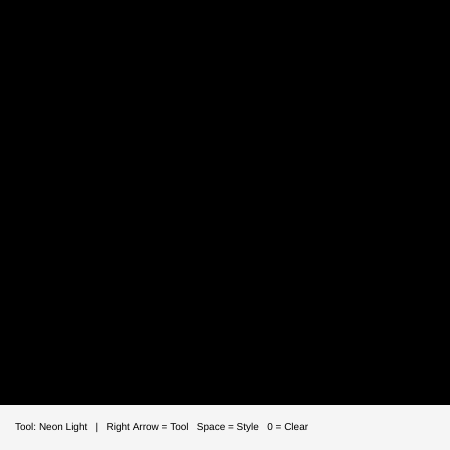
Frame 1 (no input)
Frame 60 (no input): identical to frame 1, image omitted
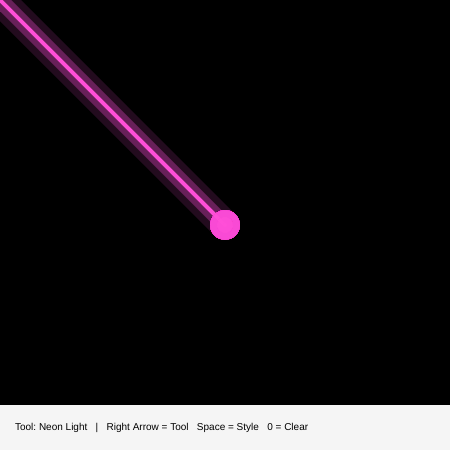
Frame 120 (the mouse pressed at the canvas centre since frame 60)

The p5.js sketch that drew these frames (run headless with seeded random() and noise() and a simulated clock; from frame 60 on, the mouse is pressed at the canvas centre):

// p5.js sketch
// ── sketch.js
//EXPERIMENT 2-Mouse driven painting

let paintLayer;
let toolIndex = 0;
let colorIndex = 0;
let bottomBarHeight = 45;
let brushRadius = 15;

//tools and color settings
let tools = ["Neon Light", "Water Color", "Spray Paint", "Star Brush"];
let colors = ["#ff4fd8", "#00bfff", "#9b5de5", "#ffd700", "#39ff14"];
let toolStartColors = [0, 1, 2, 3];

//create canva and drawing layer
function setup() {
  createCanvas(450, 450);
  paintLayer = createGraphics(width, height - bottomBarHeight);
  paintLayer.background(0);
  textFont("Arial");
}

function draw() {
  background(255);
  image(paintLayer, 0, 0);
  drawBottomBar();

  //draw only inside the canva
  if (mouseIsPressed && mouseY < height - bottomBarHeight) {
    drawTool(mouseX, mouseY, pmouseX, pmouseY);
  }
}

function drawTool(x, y, px, py) {
  let c = colors[colorIndex];
  if (toolIndex === 0) {
    neonLightBrush(x, y, px, py, c);
  } else if (toolIndex === 1) {
    waterColorBrush(x, y, c);
  } else if (toolIndex === 2) {
    sprayPaintBrush(x, y, c);
  } else if (toolIndex === 3) {
    starBrush(x, y);
  }
}

//neon brush
function neonLightBrush(x, y, px, py, c) {
  drawLine(px, py, x, y, red(c), green(c), blue(c), 35, 30);
  drawLine(px, py, x, y, red(c), green(c), blue(c), 80, 16);
  paintLayer.stroke(c);
  paintLayer.strokeWeight(4);
  paintLayer.line(px, py, x, y);
}
function drawLine(px, py, x, y, r, g, b, a, weight) {
  paintLayer.stroke(r, g, b, a);
  paintLayer.strokeWeight(weight);
  paintLayer.line(px, py, x, y);
}

//water color brush
function waterColorBrush(x, y, c) {
  paintLayer.noStroke();
  for (let i = 0; i < 9; i++) {
    let rx = random(-15, 15);
    let ry = random(-15, 15);
    let size = random(15, 25);
    paintLayer.fill(red(c), green(c), blue(c), random(18, 45));
    paintLayer.ellipse(x + rx, y + ry, size, size);
  }
}

//spray brush
function sprayPaintBrush(x, y, c) {
  paintLayer.noStroke();
  for (let i = 0; i < 150; i++) {
    let p = randomPoint(x, y, 20);
    paintLayer.fill(red(c), green(c), blue(c), random(50, 170));
    paintLayer.circle(p.x, p.y, random(1, 4));
  }
}

//starbrush
function starBrush(x, y) {
  paintLayer.noStroke();
  let starColors = [
    "#ffffff",
    "#fff3b0",
    "#9bf6ff",
    "#c77dff",
    "#ff70a6",
    "#ffd700",
  ];
  for (let i = 0; i < 20; i++) {
    let p = randomPoint(x, y, brushRadius);
    paintLayer.fill(random(starColors));
    drawStar(paintLayer, p.x, p.y, random(2, 4), random(5, 9), 5);
  }
}

function randomPoint(x, y, radiusLimit) {
  let angle = random(TWO_PI);
  let radius = random(0, radiusLimit);
  return {
    x: x + cos(angle) * radius,
    y: y + sin(angle) * radius,
  };
}

//star shape
function drawStar(pg, x, y, radius1, radius2, points) {
  let angle = TWO_PI / points;
  let halfAngle = angle / 2;
  pg.beginShape();
  for (let a = -PI / 2; a < TWO_PI - PI / 2; a += angle) {
    pg.vertex(x + cos(a) * radius2, y + sin(a) * radius2);
    pg.vertex(
      x + cos(a + halfAngle) * radius1,
      y + sin(a + halfAngle) * radius1
    );
  }
  pg.endShape(CLOSE);
}

//text box
function drawBottomBar() {
  noStroke();
  fill(245);
  rect(0, height - bottomBarHeight, width, bottomBarHeight);
  fill(0);
  textSize(10);
  textAlign(LEFT, CENTER);
  text(
    "Tool: " +
      tools[toolIndex] +
      "   |   Right Arrow = Tool   Space = Style   0 = Clear",
    15,
    height - bottomBarHeight / 2
  );
}

//key controls
function keyPressed() {
  if (keyCode === RIGHT_ARROW) {
    toolIndex = (toolIndex + 1) % tools.length;
    colorIndex = toolStartColors[toolIndex];
    return false;
  }

  if (key === " ") {
    colorIndex = (colorIndex + 1) % colors.length;
    return false;
  }
  
  if (key === "0") {
    paintLayer.background(0);
    return false;
  }
}
